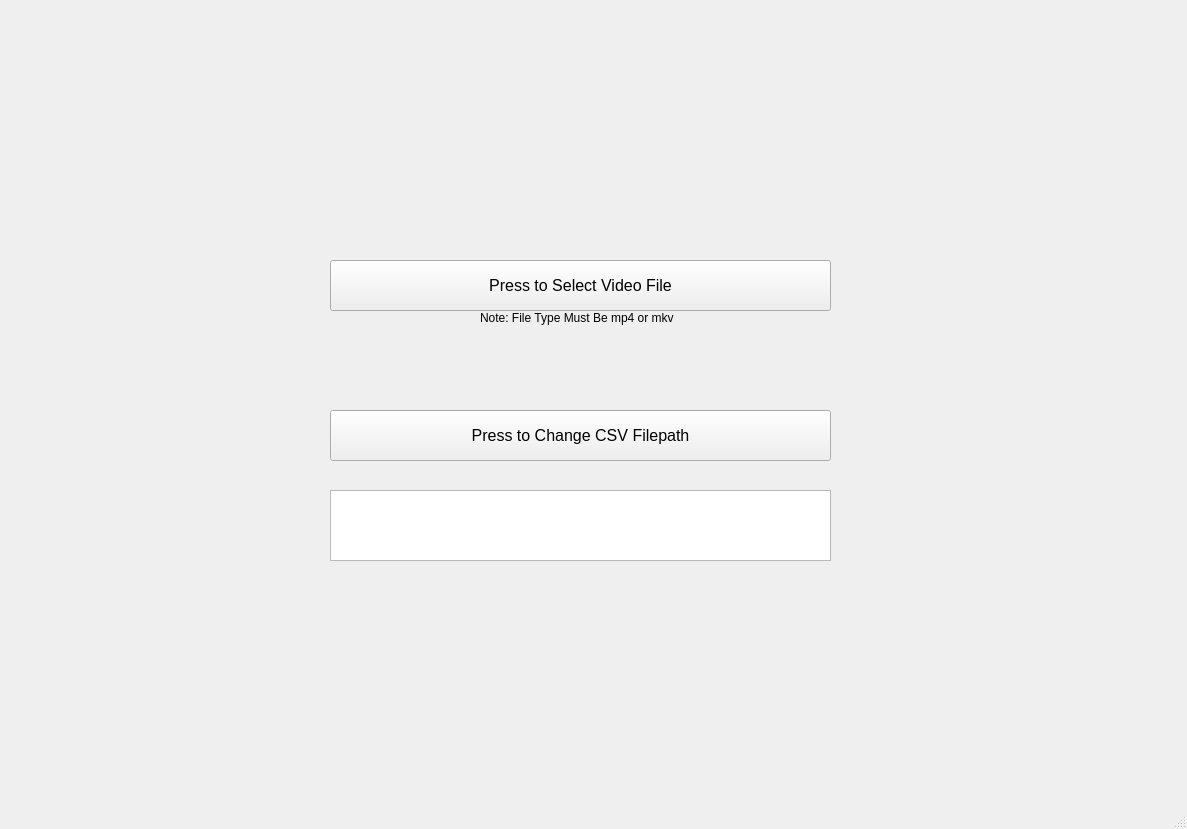
<?xml version="1.0" encoding="UTF-8"?>
<ui version="4.0">
 <class>MainWindow</class>
 <widget class="QMainWindow" name="MainWindow">
  <property name="geometry">
   <rect>
    <x>0</x>
    <y>0</y>
    <width>1187</width>
    <height>829</height>
   </rect>
  </property>
  <property name="windowTitle">
   <string>Spectrum Analyzer Tool: Video Processor</string>
  </property>
  <property name="toolButtonStyle">
   <enum>Qt::ToolButtonTextOnly</enum>
  </property>
  <widget class="QWidget" name="loadVideoWidget">
   <widget class="QPushButton" name="loadVidBtn">
    <property name="geometry">
     <rect>
      <x>330</x>
      <y>260</y>
      <width>501</width>
      <height>51</height>
     </rect>
    </property>
    <property name="font">
     <font>
      <pointsize>12</pointsize>
     </font>
    </property>
    <property name="text">
     <string>Press to Select Video File</string>
    </property>
   </widget>
   <widget class="QLabel" name="noteLabel">
    <property name="geometry">
     <rect>
      <x>480</x>
      <y>310</y>
      <width>211</width>
      <height>16</height>
     </rect>
    </property>
    <property name="text">
     <string>Note: File Type Must Be mp4 or mkv</string>
    </property>
   </widget>
   <widget class="QPushButton" name="csvFilepathBtn">
    <property name="geometry">
     <rect>
      <x>330</x>
      <y>410</y>
      <width>501</width>
      <height>51</height>
     </rect>
    </property>
    <property name="font">
     <font>
      <pointsize>12</pointsize>
     </font>
    </property>
    <property name="text">
     <string>Press to Change CSV Filepath</string>
    </property>
   </widget>
   <widget class="QTextEdit" name="csvFilepathLabel">
    <property name="geometry">
     <rect>
      <x>330</x>
      <y>490</y>
      <width>501</width>
      <height>71</height>
     </rect>
    </property>
    <property name="font">
     <font>
      <pointsize>12</pointsize>
      <weight>75</weight>
      <bold>true</bold>
     </font>
    </property>
    <property name="readOnly">
     <bool>true</bool>
    </property>
   </widget>
  </widget>
  <widget class="QStatusBar" name="statusbar"/>
 </widget>
 <resources/>
 <connections/>
</ui>
